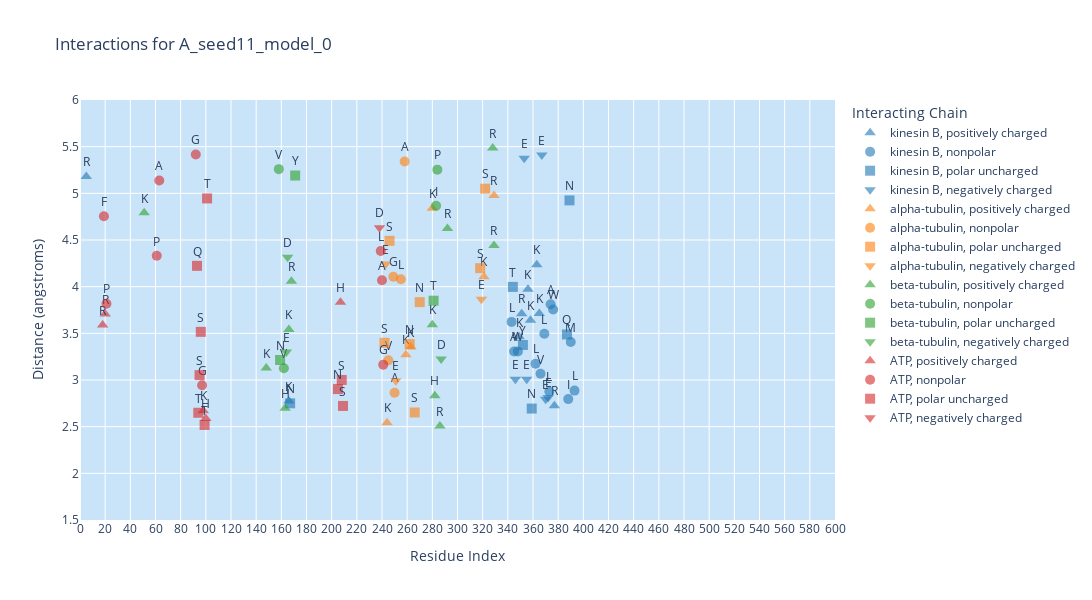
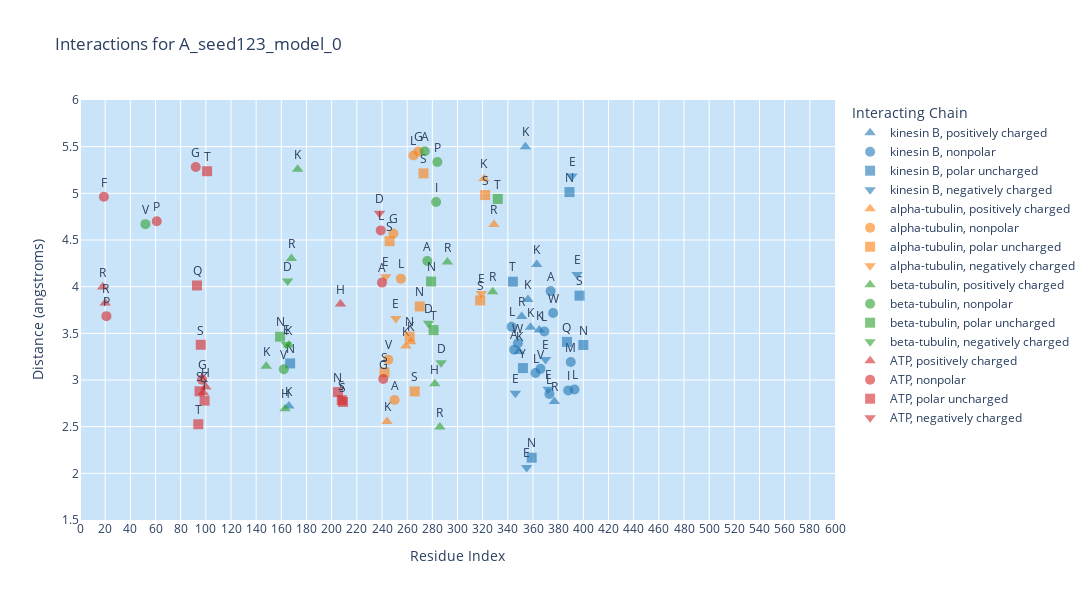
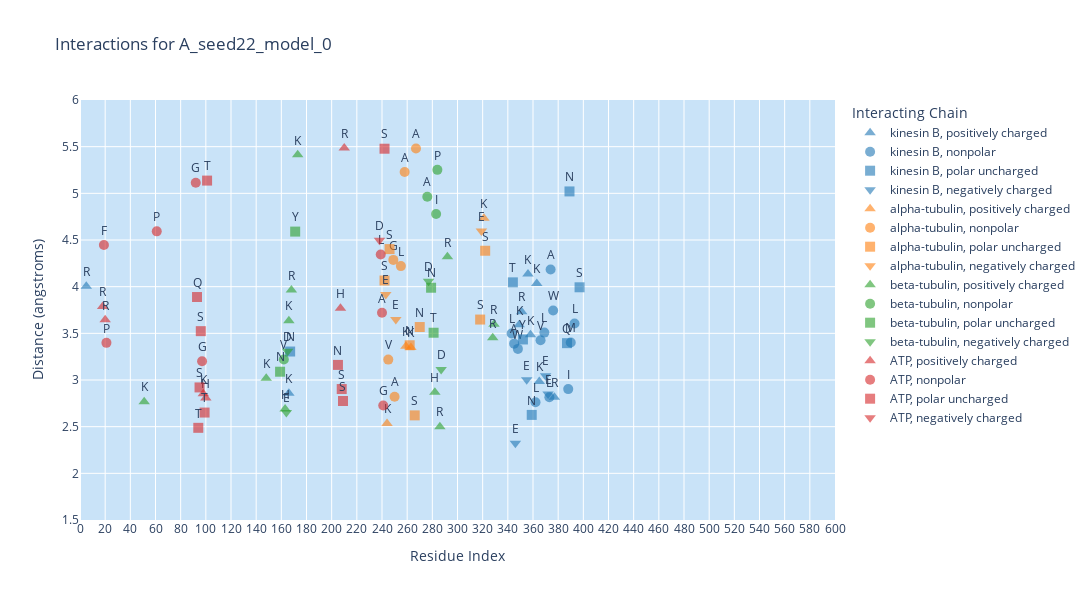
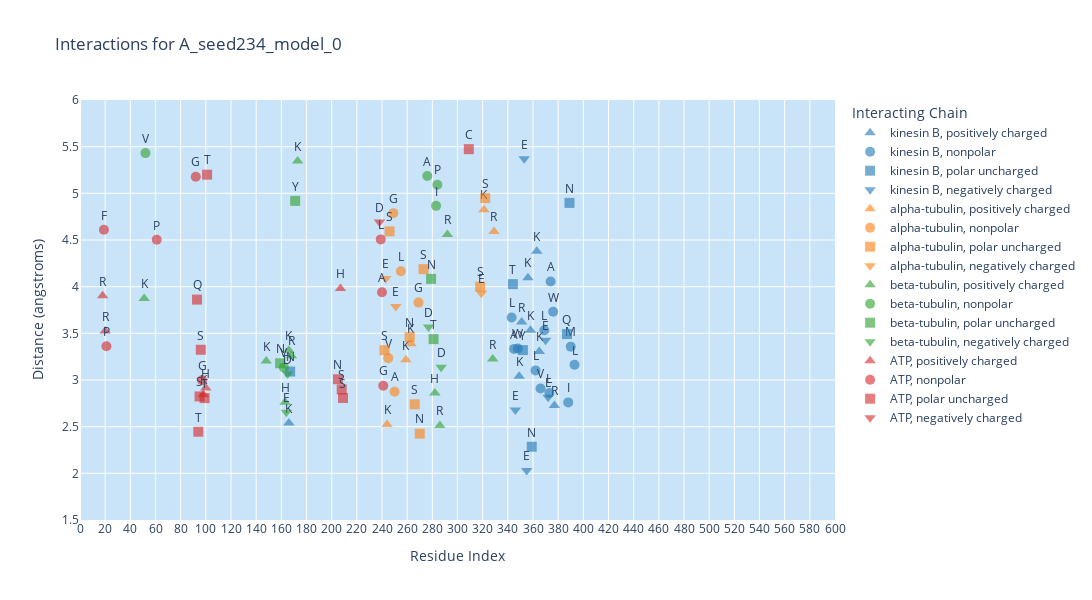

The code cell stored with these charts, in order, in its notebook:
### Code cell
# Define the path to the CSV file
csv_file_path = "../../data/3d_predictions/chimeras_5seeds/interactions_chimeras.csv"

# Process the DataFrame
df_processed = process_dataframe(csv_file_path)

# Define the threshold value for distance filtering
distance_threshold = 5.5

# Create and display the plots with specified x-axis range, interacting chains, and files to plot
xaxis_range = [0, 600]  # Example x-axis range
yaxis_range = [1.5, distance_threshold + 0.5]
interacting_chains = ['ATP', 'beta-tubulin', 'alpha-tubulin', 'kinesin B']  # Example interacting chains to display

files_to_plot =  ['A', 'H']  # Example files to plot

plots = create_plots(df_processed, distance_threshold, xaxis_range=xaxis_range, yaxis_range=yaxis_range, interacting_chains=interacting_chains[:4], files_to_plot=files_to_plot, chimeras=True)
